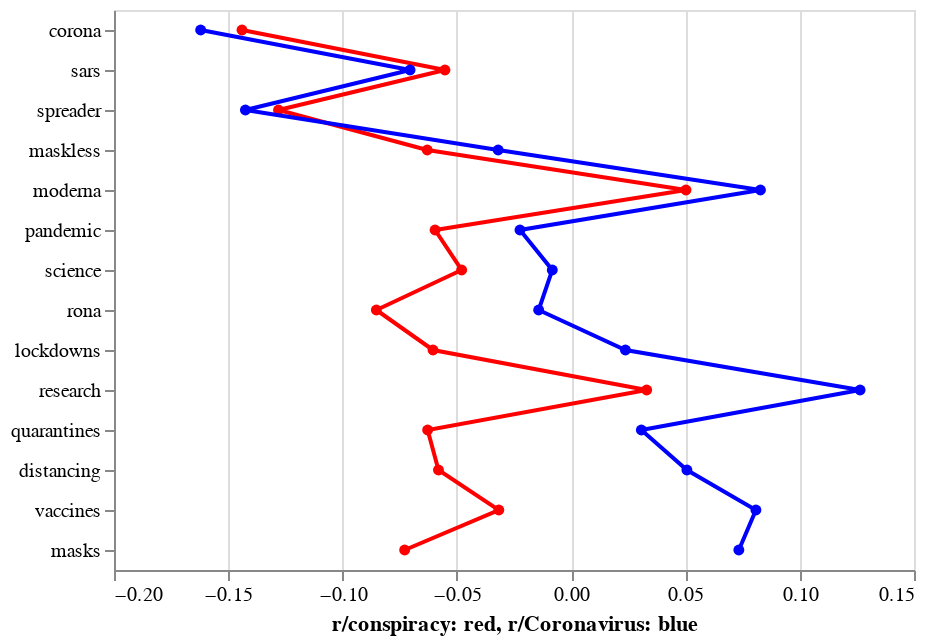

Notebook code for this chart:
### Code cell
proj_sims_chart = plot_sem_axis(proj_sims, models)
proj_sims_chart

### Figure 1 — Vega-Lite specification as saved in the notebook (floating-point values rounded to 4 significant figures)
{"config": {"view": {"continuousWidth": 400, "continuousHeight": 300}}, "layer": [{"mark": {"type": "line", "color": "red", "point": {"color": "red"}}, "encoding": {"x": {"field": "conspiracy", "title": "r/conspiracy: red", "type": "quantitative"}, "y": {"field": "lex", "sort": {"field": "SimDiff"}, "title": "", "type": "nominal"}}}, {"mark": {"type": "line", "color": "blue", "point": {"color": "blue"}}, "encoding": {"x": {"field": "Coronavirus", "title": "r/Coronavirus: blue", "type": "quantitative"}, "y": {"field": "lex", "sort": {"field": "SimDiff"}, "title": "", "type": "nominal"}}}], "data": {"name": "data-244f2029e4181be624a777e22fbcc6d3"}, "title": "", "$schema": "https://vega.github.io/schema/vega-lite/v4.17.0.json", "datasets": {"data-244f2029e4181be624a777e22fbcc6d3": [{"lex": "masks", "Coronavirus": 0.07337, "conspiracy": -0.07284, "SimDiff": 0.1462}, {"lex": "vaccines", "Coronavirus": 0.08083, "conspiracy": -0.03164, "SimDiff": 0.1125}, {"lex": "distancing", "Coronavirus": 0.05065, "conspiracy": -0.05805, "SimDiff": 0.1087}, {"lex": "quarantines", "Coronavirus": 0.03072, "conspiracy": -0.06277, "SimDiff": 0.0935}, {"lex": "research", "Coronavirus": 0.1264, "conspiracy": 0.03304, "SimDiff": 0.09338}, {"lex": "lockdowns", "Coronavirus": 0.02375, "conspiracy": -0.06043, "SimDiff": 0.08418}, {"lex": "rona", "Coronavirus": -0.01421, "conspiracy": -0.08522, "SimDiff": 0.07101}, {"lex": "science", "Coronavirus": -0.008252, "conspiracy": -0.04791, "SimDiff": 0.03966}, {"lex": "pandemic", "Coronavirus": -0.02238, "conspiracy": -0.05953, "SimDiff": 0.03715}, {"lex": "moderna", "Coronavirus": 0.08282, "conspiracy": 0.05024, "SimDiff": 0.03259}, {"lex": "maskless", "Coronavirus": -0.03193, "conspiracy": -0.06295, "SimDiff": 0.03102}, {"lex": "spreader", "Coronavirus": -0.1425, "conspiracy": -0.128, "SimDiff": -0.01448}, {"lex": "sars", "Coronavirus": -0.07048, "conspiracy": -0.05521, "SimDiff": -0.01526}, {"lex": "corona", "Coronavirus": -0.1621, "conspiracy": -0.144, "SimDiff": -0.01808}]}}
